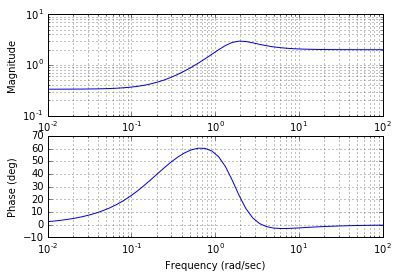

Python code for this plot:
from control.matlab import *
from matplotlib import pyplot as plt
    
def main():
  # 伝達関数のパラメータ
  num = [2, 5, 1]     # 分子の係数
  den = [1, 2, 3]     # 分母の係数
  sys = tf(num, den)  # 伝達関数モデルの作成
  bode(sys)           # ボード線図のプロット
  plt.show()

if __name__ == "__main__":
  main()
